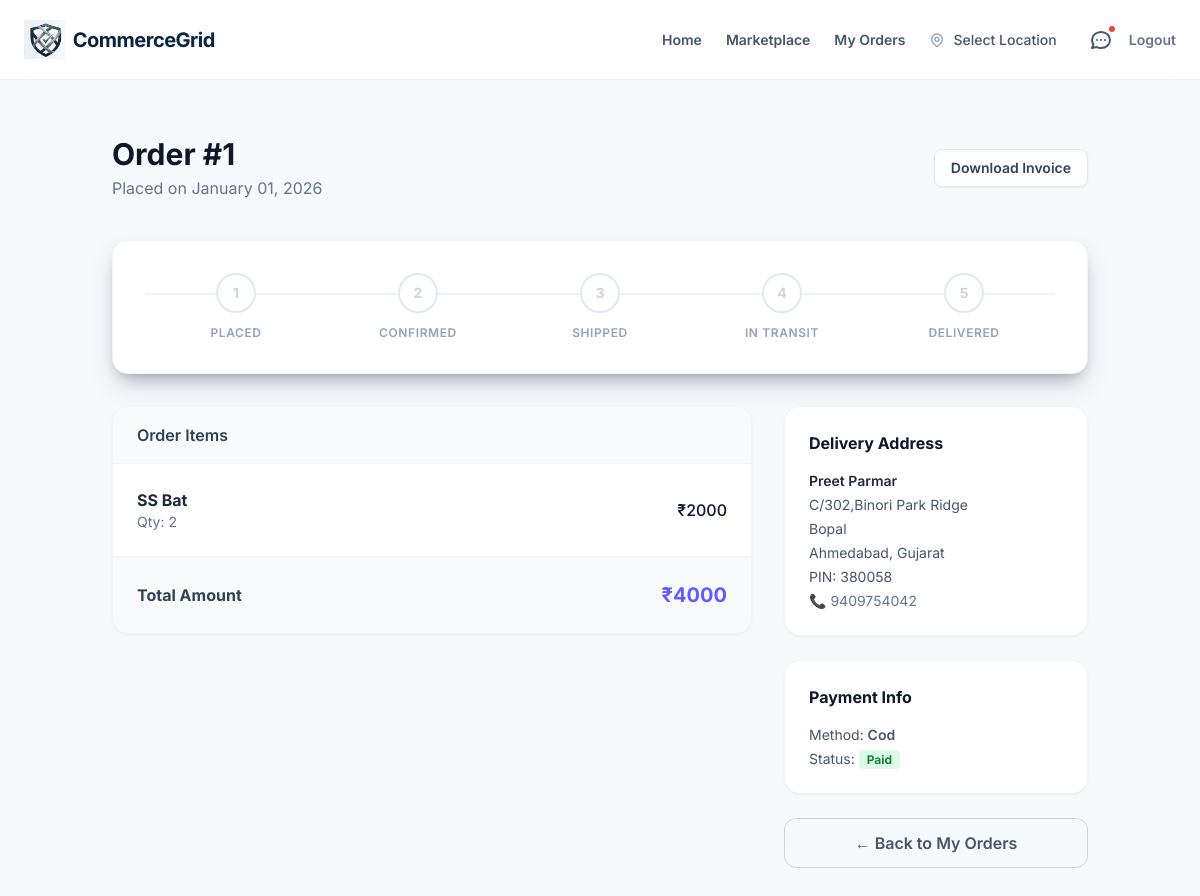
The app's page /orders/detail/1/ (signed in) with its own data.
### orders/models.py (models this page shows, shortened)
class Order(models.Model):
    ORDER_TYPE_CHOICES = [
        ('cod', 'Cash on Delivery'),
        ('demo', 'Demo Payment'),
        ('enquiry', 'Enquiry Based'),
    ]
    STATUS_CHOICES = [
        ('placed', 'Placed'),
        ('confirmed', 'Confirmed'),
        ('shipped', 'Shipped'),
        ('in_transit', 'In Transit'),
        ('delivered', 'Delivered'),
        ('cancelled', 'Cancelled'),
    ]
    buyer = models.ForeignKey(
        User,
        on_delete=models.CASCADE,
        related_name="orders"
    )
    seller = models.ForeignKey(
        User,
        on_delete=models.CASCADE,
        related_name="orders_as_seller"
    )
    address = models.ForeignKey(
        Address,
        on_delete=models.PROTECT
    )
    order_type = models.CharField(
        max_length=20,
        choices=ORDER_TYPE_CHOICES,
        default='cod'
    )
    status = models.CharField(
        max_length=20,
        choices=STATUS_CHOICES,
        default='placed'
    )
    total_amount = models.DecimalField(max_digits=10, decimal_places=2)
    created_at = models.DateTimeField(auto_now_add=True)
    updated_at = models.DateTimeField(auto_now=True)

class OrderItem(models.Model):
    order = models.ForeignKey(
        Order,
        on_delete=models.CASCADE,
        related_name="items"
    )
    product = models.ForeignKey(Product, on_delete=models.PROTECT)
    quantity = models.PositiveIntegerField()
    price = models.DecimalField(max_digits=10, decimal_places=2)

class Address(models.Model):
    user = models.ForeignKey(
        User,
        on_delete=models.CASCADE,
        related_name="addresses"
    )
    full_name = models.CharField(max_length=100)
    phone = models.CharField(max_length=15)
    address_line1 = models.CharField(max_length=255)
    address_line2 = models.CharField(max_length=255, blank=True)
    city = models.CharField(max_length=100)
    state = models.CharField(
        max_length=100,
        choices=Profile.STATE_CHOICES
    )
    pincode = models.CharField(max_length=6)
    latitude = models.FloatField(null=True, blank=True)
    longitude = models.FloatField(null=True, blank=True)
    created_at = models.DateTimeField(auto_now_add=True)

### products/models.py (models this page shows, shortened)
class Product(models.Model):
    seller = models.ForeignKey(User, on_delete=models.CASCADE)
    category = models.ForeignKey(
        Category,
        on_delete=models.PROTECT
    )
    seller_category = models.ForeignKey(
        SellerCategory,
        on_delete=models.SET_NULL,
        null=True,
        blank=True
    )
    moq = models.PositiveIntegerField(
        default=1,
        help_text="Minimum order quantity"
    )
    title = models.CharField(max_length=200)
    description = models.TextField()
    price = models.DecimalField(max_digits=10, decimal_places=2)
    quantity = models.PositiveIntegerField()
    product_image = models.ImageField(upload_to='products/')
    is_active = models.BooleanField(default=True)
    created_at = models.DateTimeField(auto_now_add=True)
    location = models.CharField(max_length=100)

### orders/views.py (the view)
# urls.py: path("detail/<int:order_id>/", views.order_detail, name="order_detail"),
@login_required
def order_detail(request, order_id):
    order = get_object_or_404(Order, id=order_id, buyer=request.user)
    status_flow = ['placed', 'confirmed', 'shipped', 'in_transit', 'delivered']
    if order.status == "cancelled":
        completed_statuses = []
        is_cancelled = True
    else:
        is_cancelled = False
        if order.status in status_flow:
            completed_statuses = status_flow[: status_flow.index(order.status) + 1]
        else:
            completed_statuses = []
    status_steps = [
        (key, label.replace("_", " "))
        for key, label in Order.STATUS_CHOICES
        if key != "cancelled"
    ]
    return render(request, "orders/order_detail.html", {
        "order": order,
        "status_steps": status_steps,
        "completed_statuses": completed_statuses,
        "is_cancelled": is_cancelled,
    })

### templates/orders/order_detail.html (shortened to what this page needs)
{% extends "base.html" %}
{% block content %}
<div class="max-w-5xl mx-auto px-6 py-10">
    <div class="flex justify-between items-center mb-10">
        <div>
            <h2 class="text-3xl font-bold text-slate-900">Order #{{ order.id }}</h2>
            <p class="text-slate-500 mt-1">Placed on {{ order.created_at|date:"F d, Y" }}</p>
        </div>
        <a href="{% url 'orders:download_invoice' order.id %}"
           class="bg-white border border-slate-200 text-slate-700 px-4 py-2 rounded-lg text-sm font-semibold hover:bg-slate-50 transition shadow-sm">
            Download Invoice
        </a>
    </div>
    <div class="bg-white p-8 rounded-2xl shadow-card border border-slate-100 mb-8">
        <div class="flex items-center justify-between relative">
            {% for key, label in status_steps %}
            <div class="flex flex-col items-center relative z-10 w-full">
                <div class="w-10 h-10 rounded-full flex items-center justify-center mb-3 text-sm font-bold border-2 transition-all duration-300
                    {% if key in completed_statuses %}
                        bg-[#635BFF] border-[#635BFF] text-white
                    {% else %}
                        bg-white border-slate-200 text-slate-300
                    {% endif %}">
                    {% if key in completed_statuses %}✓{% else %}{{ forloop.counter }}{% endif %}
                </div>
                <span class="text-xs font-semibold uppercase tracking-wider
                    {% if key in completed_statuses %} text-[#635BFF] {% else %} text-slate-400 {% endif %}">
                    {{ label }}
                </span>
            </div>
            {% endfor %}
        </div>
    </div>
    <div class="grid grid-cols-1 lg:grid-cols-3 gap-8">
        <div class="lg:col-span-2">
            <div class="bg-white rounded-2xl shadow-sm border border-slate-100 overflow-hidden">
                <div class="px-6 py-4 border-b border-slate-100 bg-slate-50 font-semibold text-slate-700">Order Items</div>
                <div class="divide-y divide-slate-100">
                    {% for item in order.items.all %}
                    <div class="p-6 flex justify-between items-center">
                        <div>
                            <p class="font-bold text-slate-800">{{ item.product.title }}</p>
                            <p class="text-sm text-slate-500">Qty: {{ item.quantity }}</p>
                        </div>
                        <span class="font-medium text-slate-900">₹{{ item.price|floatformat:0 }}</span>
                    </div>
                    {% endfor %}
                </div>
                <div class="p-6 bg-slate-50 border-t border-slate-100 flex justify-between items-center">
                    <span class="font-bold text-slate-700">Total Amount</span>
                    <span class="text-xl font-bold text-[#635BFF]">₹{{ order.total_amount|floatformat:0 }}</span>
                </div>
            </div>
        </div>
        <div class="lg:col-span-1 space-y-6">
            <div class="bg-white p-6 rounded-2xl shadow-sm border border-slate-100">
                <h3 class="font-bold text-slate-900 mb-4">Delivery Address</h3>
                <div class="text-sm text-slate-600 space-y-1">
                    <p class="font-semibold text-slate-800">{{ order.address.full_name }}</p>
                    <p>{{ order.address.address_line1 }}</p>
                    {% if order.address.address_line2 %}<p>{{ order.address.address_line2 }}</p>{% endif %}
                    <p>{{ order.address.city }}, {{ order.address.get_state_display }}</p>
                    <p>PIN: {{ order.address.pincode }}</p>
                    <p class="mt-2 text-slate-500">📞 {{ order.address.phone }}</p>
                </div>
            </div>
            <div class="bg-white p-6 rounded-2xl shadow-sm border border-slate-100">
                <h3 class="font-bold text-slate-900 mb-4">Payment Info</h3>
                <p class="text-sm text-slate-600">
                    Method: <span class="font-semibold capitalize">{{ order.order_type }}</span>
                </p>
                <p class="text-sm text-slate-600 mt-1">
                    Status: <span class="px-2 py-0.5 rounded bg-green-100 text-green-700 text-xs font-bold">Paid</span>
                </p>
            </div>
            <a href="{% url 'orders:order_history' %}" class="block w-full text-center py-3 border border-slate-300 rounded-xl text-slate-600 font-semibold hover:bg-slate-50 transition">
                &larr; Back to My Orders
            </a>
        </div>
    </div>
</div>
{% endblock %}

### templates/base.html (style rules this page uses)
body { background-color: #F7FAFC; color: #1A202C; }

### records on screen
Order: id "1", created_at "January 01, 2026", total_amount "4000", address.full_name "Preet Parmar", address.address_line1 "C/302,Binori Park Ridge", address.address_line2 "Bopal", address.city "Ahmedabad", address.state "Gujarat", address.pincode "380058", address.phone "9409754042", order_type "Cod"
OrderItem: product "SS Bat", quantity "2", price "2000"

### other values on screen
{{ label }} "PLACED" "CONFIRMED" "SHIPPED" "IN TRANSIT" "DELIVERED"
